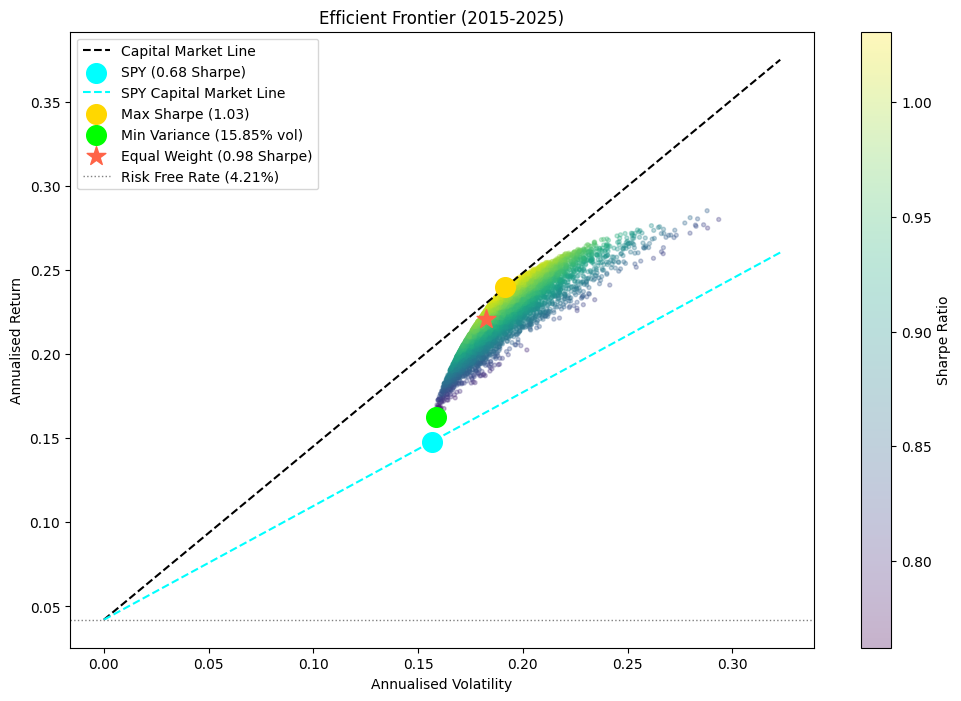

This chart was generated by the following Python code:
import numpy as np
import pandas as pd
import matplotlib.pyplot as plt
import yfinance as yf
from fredapi import Fred

# ---- SETUP ---- #
from dotenv import load_dotenv
import os
load_dotenv()
fred = Fred(api_key=os.getenv("FRED_API_KEY"))

# ---- SETTINGS ---- #
tickers = ["SPY", "JPM", "META", "V"]
start = "2015-01-01"
end = "2025-01-01"
n_portfolios = 10000

# ---- DOWNLOAD MONTHLY PRICE DATA ---- #
prices = yf.download(tickers, start=start, end=end, interval="1mo")["Close"]

# ---- CALCULATE MONTHLY RETURNS ---- #
monthly_returns = prices.pct_change().dropna()

# ---- ANNUALISE RETURNS AND COVARIANCE ---- #
ann_returns = (1 + monthly_returns.mean()) ** 12 - 1
ann_cov = monthly_returns.cov() * 12

# ---- GET RISK FREE RATE (most recent 3 month T-bill) ---- #
tbill = fred.get_series("TB3MS", observation_start=start, observation_end=end)
risk_free_rate = tbill.iloc[-1] / 100

# ---- GENERATE RANDOM PORTFOLIOS ---- #
results = np.zeros((n_portfolios, 3))
weights_record = []

for i in range(n_portfolios):
    w = np.random.random(len(tickers))
    w = w / w.sum()
    weights_record.append(w)

    ret = np.dot(w, ann_returns)
    vol = np.sqrt(w @ ann_cov @ w)
    sharpe = (ret - risk_free_rate) / vol

    results[i] = [ret, vol, sharpe]

results_df = pd.DataFrame(results, columns=["Return", "Volatility", "Sharpe"])
weights_df = pd.DataFrame(weights_record, columns=tickers)

# ---- FIND KEY PORTFOLIOS ---- #
max_sharpe_idx = results_df["Sharpe"].idxmax()
min_vol_idx = results_df["Volatility"].idxmin()

max_sharpe = results_df.loc[max_sharpe_idx]
min_vol = results_df.loc[min_vol_idx]

print("\nRisk Free Rate (most recent 3M T-Bill):")
print(f"  {risk_free_rate:.2%}")

print("\nMaximum Sharpe Ratio Portfolio:")
print(f"  Return:     {max_sharpe['Return']:.2%}")
print(f"  Volatility: {max_sharpe['Volatility']:.2%}")
print(f"  Sharpe:     {max_sharpe['Sharpe']:.4f}")
print("  Weights:")
for ticker, w in zip(tickers, weights_df.loc[max_sharpe_idx]):
    print(f"    {ticker}: {w:.2%}")

print("\nMinimum Variance Portfolio:")
print(f"  Return:     {min_vol['Return']:.2%}")
print(f"  Volatility: {min_vol['Volatility']:.2%}")
print(f"  Sharpe:     {min_vol['Sharpe']:.4f}")
print("  Weights:")
for ticker, w in zip(tickers, weights_df.loc[min_vol_idx]):
    print(f"    {ticker}: {w:.2%}")

# ---- YOUR EQUAL WEIGHT PORTFOLIO ---- #
your_weights = np.array([0.25, 0.25, 0.25, 0.25])
your_return = np.dot(your_weights, ann_returns)
your_vol = np.sqrt(your_weights @ ann_cov @ your_weights)
your_sharpe = (your_return - risk_free_rate) / your_vol

print("\nYour Equal Weight Portfolio:")
print(f"  Return:     {your_return:.2%}")
print(f"  Volatility: {your_vol:.2%}")
print(f"  Sharpe:     {your_sharpe:.4f}")

# ---- SPY PORTFOLIO ---- #
spy_return = ann_returns["SPY"]
spy_vol = np.sqrt(ann_cov.loc["SPY", "SPY"])
spy_sharpe = (spy_return - risk_free_rate) / spy_vol

print("\nSPY (Market Portfolio):")
print(f"  Return:     {spy_return:.2%}")
print(f"  Volatility: {spy_vol:.2%}")
print(f"  Sharpe:     {spy_sharpe:.4f}")

# ---- PLOT ---- #
fig, ax = plt.subplots(figsize=(12, 8))

scatter = ax.scatter(
    results_df["Volatility"],
    results_df["Return"],
    c=results_df["Sharpe"],
    cmap="viridis",
    alpha=0.3,
    s=8
)
plt.colorbar(scatter, label="Sharpe Ratio")

# Capital Market Line
cml_x = np.linspace(0, results_df["Volatility"].max() * 1.1, 100)
cml_slope = (max_sharpe["Return"] - risk_free_rate) / max_sharpe["Volatility"]
cml_y = risk_free_rate + cml_slope * cml_x
ax.plot(cml_x, cml_y, color="black", linewidth=1.5, linestyle="--", label="Capital Market Line")

ax.scatter(spy_vol, spy_return, color="cyan", s=200, zorder=5, marker="o", label=f"SPY ({spy_sharpe:.2f} Sharpe)")

spy_cml_slope = (spy_return - risk_free_rate) / spy_vol
spy_cml_y = risk_free_rate + spy_cml_slope * cml_x
ax.plot(cml_x, spy_cml_y, color="cyan", linewidth=1.5, linestyle="--", label="SPY Capital Market Line")

# Key portfolios
ax.scatter(max_sharpe["Volatility"], max_sharpe["Return"], color="gold", s=200, zorder=5, label=f"Max Sharpe ({max_sharpe['Sharpe']:.2f})")
ax.scatter(min_vol["Volatility"], min_vol["Return"], color="lime", s=200, zorder=5, label=f"Min Variance ({min_vol['Volatility']:.2%} vol)")
ax.scatter(your_vol, your_return, color="tomato", s=200, zorder=5, marker="*", label=f"Equal Weight ({your_sharpe:.2f} Sharpe)")

# Risk free rate
ax.axhline(y=risk_free_rate, color="grey", linestyle=":", linewidth=1, label=f"Risk Free Rate ({risk_free_rate:.2%})")

ax.set_title("Efficient Frontier (2015-2025)")
ax.set_xlabel("Annualised Volatility")
ax.set_ylabel("Annualised Return")
ax.legend(loc="upper left")
plt.savefig("efficient_frontier.png", bbox_inches="tight")
print("\nChart saved!")
